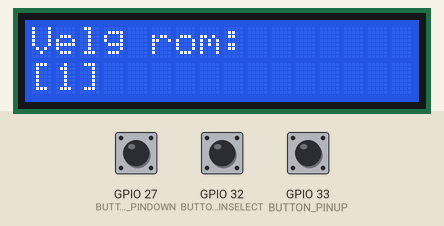
Recording of a sketch running on a simulated ESP32. Parts: 16×2 character LCD. Inputs (shaded band) come from the test bench; at power-on: GPIO 32 (BUTTON_PINSELECT) HIGH, GPIO 27 (BUTTON_PINDOWN) HIGH, GPIO 33 (BUTTON_PINUP) HIGH. WiFi joins after 1.5 s; servers stay silent unless stated; no MQTT or app messages arrive unless stated; what the sketch prints to the serial monitor is not drawn.

Above: at 2.7 s.
2.8 s: GPIO 32 (BUTTON_PINSELECT) pulled LOW for 0.15 s
At 4.6 s:
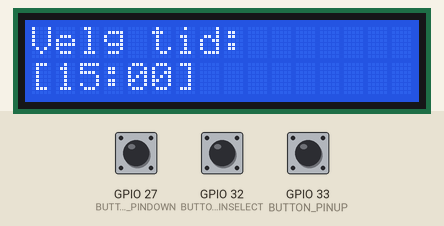
5.3 s: GPIO 32 (BUTTON_PINSELECT) pulled LOW for 1 s
At 5.9 s:
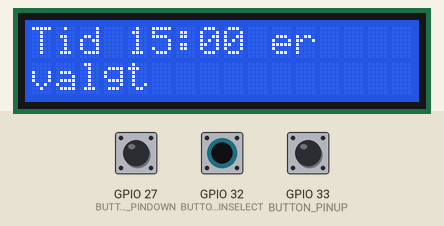
7.8 s: GPIO 27 (BUTTON_PINDOWN) pulled LOW for 0.15 s
At 8.3 s:
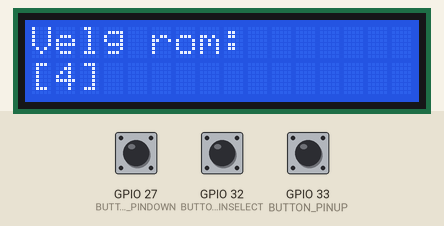
9.4 s: GPIO 27 (BUTTON_PINDOWN) pulled LOW for 1 s
At 9.9 s:
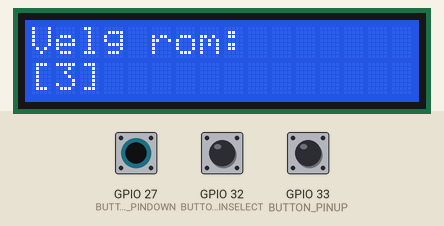
Timing chart, 0 to 12.4 s (numbered marks = the images above; inputs shaded):
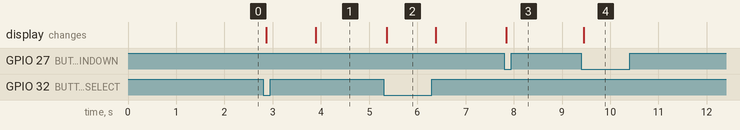

The sketch:

Kontroller-kode.ino
```cpp
#include <LiquidCrystal_I2C.h> // Bibliotek for LCD-skjerm
#include <WiFi.h>              // Bibliotek for wifi-komandoer
#include <PubSubClient.h>      // Bibliotek for kommunikasjon med rasberry pi

#define BUTTON_PINUP 33       // GIOP33 pin tilknyttet bla-opp-knapp
#define BUTTON_PINDOWN 27     // GIOP37 pin tilknyttet bla-ned-knapp
#define BUTTON_PINSELECT 32   // GIOP32 pin tilknyttet velg-knapp

LiquidCrystal_I2C lcd(0x27, 16, 2); // Setter oppløsningen til LCD-skjermen


// Variabler brukt i koden:
int lastStateUP = LOW;                  // Den forrige verdien av knapp bla-opp
int currentStateUP;                     // Den nåværende verdien av knapp bla-opp
int lastStateDOWN = LOW;                // osv...
int currentStateDOWN;                   //
int lastStateSELECT = LOW;              //
int currentStateSELECT;                 // ...
int teller = 1;                         // Denne brukes til å bla opp og ned i menyen
int valg = 0;                           // Denne har bare to verdier, PÅ (1) eller AV (0). -
                            // - Den brukes til å sjekke om man har trykken inn VALG-knappen
int ruller = 0;                         //
int rom;                                //

// Variabler for kommunikasjon med rasberry pi:
const char* ssid = "RPI_G_19";          // Setter SSID-verdien til internettet
const char* password = "";              // Setter passordet til internettet
const char* mqtt_server = "10.42.0.1";  // Setter ip-adressen til internettet
WiFiClient espClient;
PubSubClient client(espClient);
long lastMsg = 0;
char msg[50];
int value = 0;


// Funksjon for å printe en streng mindre enn 17 bokstaver til LCD-skjerm:

void print_to_line(String message, int line, bool clear_screen) {
  lcd.setCursor(0,line);
  if (clear_screen == 1) {
    lcd.clear();
  }
  lcd.print(message);
}

// Funksjon for å lyse opp LED og printe romvalg til LCD:

void ROMVALG(int valg, int teller) {
   String tellerStr = String(teller);
   if (valg == 1 && ruller == 0){

    rom = teller;                                           // Lagrer romvalget
    ruller = 1;                                             // Denne sier at du når har valgt rom, og vil velge en tid

    print_to_lcd("Rom " + String(teller) + " er valgt");
    delay(1000);
    reset_lcd2();

   }

   else if (valg == 1 && ruller == 1){
    ruller = 0;
    print_to_lcd("Tid " + tid() + ":00" + " er    valgt");
    String tellerStr = String(rom) +";" + tid();
    client.publish("python_mqtt/test", tellerStr.c_str());
    delay(1000);
    reset_lcd();
    teller = 1;
   }
}


// Funksjon for å printe strenger opp til størrelse 32 på LDC-skjerm:

void print_to_lcd(String message) {
  int message_length = message.length();
  String line1 = "";
  String line2 = "";

  if (message_length < 16) {
    for (int i = 0; i < message_length; i++) {
      line1 = line1 + message[i];
    }
  }
  else {
    for (int i = 0; i <= message_length; i++) {
      if (i < 16) {
        line1 = line1 + message[i];
      }
      else if (i < message.length()) {
        line2 = line2 + message[i];
      }
    }
  }

  lcd.clear();
  lcd.setCursor(0,0);
  lcd.print(line1);
  lcd.setCursor(0,1);
  lcd.print(line2);
}


// Funksjon for å resette lcd-skjermen til romvalg:
void reset_lcd() {
  teller = 1;
  lcd.clear();
  print_to_line("Velg rom: ", 0, 1);                  // Printer "Select room" til lcd-skjerm
  print_to_line("[" + String(teller) + "]", 1, 0);    // Printer startrom til lcd-skjermen
}


// Funksjon for å resette lcd-skjermen til tidvalg:
void reset_lcd2() {
  teller = 1;
  lcd.clear();
  print_to_line("Velg tid: ", 0, 1);                   // Printer "Select room" til lcd-skjerm
  print_to_line("[" + tid()+ ":00" + "]", 1, 0);       // Printer starttid til lcd-skjermen
}

// Funksjon for tidsinkrement:
String tid() {
  switch (teller) {
    case 1:
    return "15";
    case 2:
    return "30";
    case 3:
    return "45";
    case 4:
    return "60";
  }
}


void setup() {

  lcd.init();                                         // Stater lcd-skjermen
  lcd.backlight();
  reset_lcd();                                        // ...

  pinMode(BUTTON_PINUP, INPUT_PULLUP);                // Setter alle pinoutsa til pull_up modus
  pinMode(BUTTON_PINDOWN, INPUT_PULLUP);              //
  pinMode(BUTTON_PINSELECT, INPUT_PULLUP);            // Pull_up pinnene vil være HIGH når knappen ikke er trykket inn, og LOW når den er

  Serial.begin(115200);

  setup_wifi();
  client.setServer(mqtt_server, 1883);
  client.setCallback(callback);

}

void setup_wifi() {
  delay(10);
  // We start by connecting to a WiFi network
  Serial.println();
  Serial.print("Connecting to ");
  Serial.println(ssid);

  WiFi.begin(ssid, password);

  while (WiFi.status() != WL_CONNECTED) {
    delay(500);
    Serial.print(".");
  }

  Serial.println("");
  Serial.println("WiFi connected");
  Serial.println("IP address: ");
  Serial.println(WiFi.localIP());
}

void callback(char* topic, byte* message, unsigned int length) {
  Serial.print("Message arrived on topic: ");
  Serial.print(topic);
  Serial.print(". Message: ");
  String messageTemp;

  for (int i = 0; i < length; i++) {
    Serial.print((char)message[i]);
    messageTemp += (char)message[i];
  }
  Serial.println();

}

void reconnect() {
  while (!client.connected()) {
    Serial.print("Attempting MQTT connection...");
    if (client.connect("ESP8266Client")) {
      Serial.println("connected");
      client.subscribe("esp32/output");
    } else {
      Serial.print("failed, rc=");
      Serial.print(client.state());
      Serial.println(" try again in 5 seconds");
      delay(5000);
    }
  }
}

// Kode som skal ittereres:
void loop() {
  if (!client.connected()) {
    reconnect();
  }
  client.loop();


  currentStateUP = digitalRead(BUTTON_PINUP);                   // Leser av verdiene til hver pin (HIGH eller LOW)
  currentStateDOWN = digitalRead(BUTTON_PINDOWN);               //
  currentStateSELECT = digitalRead(BUTTON_PINSELECT);           // ...


  delay(30);

  if (lastStateSELECT == HIGH && currentStateSELECT == LOW){    // Hvis valg-knappen er trykket:
    valg = 1;                                                   // Setter valg til PÅ (1)

  }

  if (lastStateUP == HIGH && currentStateUP == LOW){            // Hvis opp-knappen er trykket:

    if (teller < 4) {                                           // Avgjør hvilken vei telleren skal telle
      teller += 1;
    }
    else
      teller = 1;

    print_to_line("        ", 1, 0);                            // Resetter linje 2 i skjermen

    if (ruller == 0) {
      print_to_line("[" + String(teller) + "]", 1, 0);          // Printer oppdatert romnummer til lcd-skjerm
    }
    else if (ruller == 1) {
      print_to_line("[" + tid() + ":00" + "]", 1, 0);           // Printer oppdatert tid til lcd-skjerm
    }
  }


  if (lastStateDOWN == HIGH && currentStateDOWN == LOW){        // Hvis ned-knappen er trykket:

    if (teller > 1) {                                           // Avgjør hvilken vei telleren skal telle
      teller -= 1;
    }
    else
      teller = 4;

    print_to_line("        ", 1, 0);                            // Nullstiller linje 2 i skjermen

    if (ruller == 0) {
      print_to_line("[" + String(teller) + "]", 1, 0);          // Printer oppdatert romnummer til lcd-skjerm
    }
    else if (ruller == 1) {
      print_to_line("[" + tid() + ":00" + "]", 1, 0);           // Printer oppdatert tid til lcd-skjerm
    }
  }

  ROMVALG(valg, teller);

  lastStateUP = currentStateUP;                 // Nullstiller alle varibalnene før koden kjøres på nytt
  lastStateDOWN = currentStateDOWN;             // osv ...
  lastStateSELECT = currentStateSELECT;         //
  valg = 0;                                     // ...
}
```

Measured:
- after the input at 2.8 s, the display: first changes after 0.07 s (image 1 shows a later state)
- after the input at 5.3 s, the display: changes after 0.07 s (image 2)
- after the input at 7.8 s, the display: changes at once (image 3)
- after the input at 9.4 s, the display: changes after 0.05 s (image 4)
